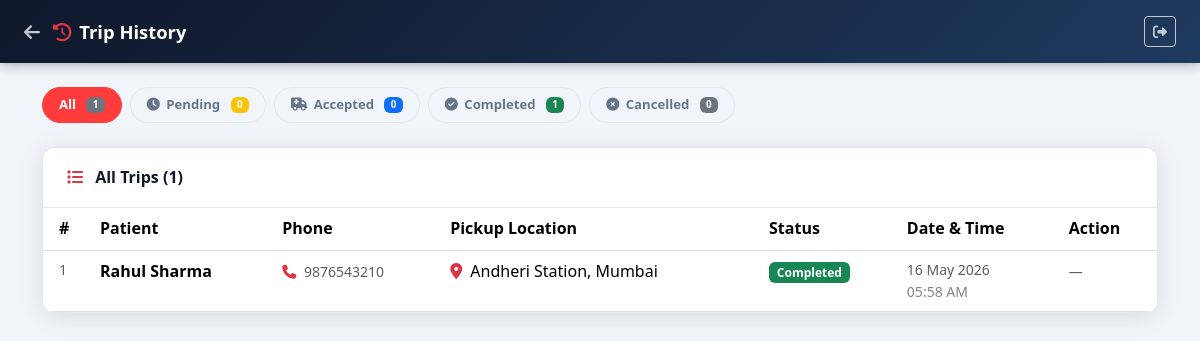
/driver/trips.php (signed in), run on the app's committed database.
### tables this page shows
CREATE TABLE IF NOT EXISTS requests (
    id           INT AUTO_INCREMENT PRIMARY KEY,
    user_id      INT          NOT NULL,
    ambulance_id INT          NOT NULL,
    location     VARCHAR(255) NOT NULL,
    status       ENUM('pending','accepted','completed','cancelled') NOT NULL DEFAULT 'pending',
    created_at   TIMESTAMP DEFAULT CURRENT_TIMESTAMP,
    FOREIGN KEY (user_id)      REFERENCES users(id)      ON DELETE CASCADE,
    FOREIGN KEY (ambulance_id) REFERENCES ambulances(id) ON DELETE CASCADE
);

CREATE TABLE IF NOT EXISTS users (
    id         INT AUTO_INCREMENT PRIMARY KEY,
    name       VARCHAR(100)  NOT NULL,
    phone      VARCHAR(20)   NOT NULL,
    email      VARCHAR(150)  NOT NULL UNIQUE,
    password   VARCHAR(255)  NOT NULL,
    created_at TIMESTAMP     DEFAULT CURRENT_TIMESTAMP
);

### driver/trips.php (the view, shortened to what this page needs)
<?php
$ambId      = $_SESSION['driver_amb_id'];
$db         = getDB();
$statusFilter = $_GET['status'] ?? '';
$allowed      = ['pending','accepted','completed','cancelled'];
$sql    = "SELECT r.id, r.location, r.status, r.created_at,
                  u.name AS user_name, u.phone AS user_phone
           FROM requests r
           JOIN users u ON r.user_id = u.id
           WHERE r.ambulance_id = ?";
$params = [$ambId];
$types  = 'i';
$sql .= " ORDER BY r.created_at DESC";
$stmt = $db->prepare($sql);
$stmt->bind_param($types, ...$params);
$stmt->execute();
$trips = $stmt->get_result();
$counts = [];
foreach ($allowed as $s) {
    $counts[$s] = $db->query("SELECT COUNT(*) AS c FROM requests WHERE ambulance_id=$ambId AND status='$s'")->fetch_assoc()['c'];
}
?>
<!DOCTYPE html>
<html lang="en">
<head>
    <link href="https://cdn.jsdelivr.net/npm/bootstrap@5.3.2/dist/css/bootstrap.min.css" rel="stylesheet">
    <link href="https://cdnjs.cloudflare.com/ajax/libs/font-awesome/6.5.0/css/all.min.css" rel="stylesheet">
    <link href="../assets/css/style.css" rel="stylesheet">
</head>
<body style="background:var(--light);">
<div class="driver-topbar">
    <div class="driver-topbar-brand">
        <a href="dashboard.php" class="text-white text-decoration-none me-2">
            <i class="fas fa-arrow-left opacity-75"></i>
        </a>
        <i class="fas fa-history text-danger me-2"></i>Trip History
    </div>
    <a href="logout.php" class="btn btn-sm btn-outline-light opacity-75">
        <i class="fas fa-sign-out-alt"></i>
    </a>
</div>
<div class="container py-4">
    <div class="d-flex flex-wrap gap-2 mb-4">
        <a href="trips.php"
           class="filter-pill <?= !$statusFilter ? 'active' : '' ?>">
            All <span class="badge bg-secondary ms-1"><?= array_sum($counts) ?></span>
        </a>
        <?php
        $pillMeta = [
            'pending'   => ['warning', 'fa-clock',         'pending-pill'],
            'accepted'  => ['primary', 'fa-ambulance',     'active-pill'],
            'completed' => ['success', 'fa-check-circle',  'completed-pill'],
            'cancelled' => ['secondary','fa-times-circle', 'cancelled-pill'],
        ];
        foreach ($pillMeta as $s => [$color, $icon, $cls]): ?>
        <a href="trips.php?status=<?= $s ?>"
           class="filter-pill <?= $statusFilter===$s ? $cls : '' ?>">
            <i class="fas <?= $icon ?>"></i>
            <?= ucfirst($s) ?>
            <span class="badge bg-<?= $color ?> ms-1"><?= $counts[$s] ?></span>
        </a>
        <?php endforeach; ?>
    </div>
    <div class="card-custom">
        <div class="card-custom-header">
            <h6 class="fw-700 mb-0">
                <i class="fas fa-list text-danger me-2"></i>
                <?= $statusFilter ? ucfirst($statusFilter) . ' Trips' : 'All Trips' ?>
                (<?= $trips->num_rows ?>)
            </h6>
        </div>
        <div class="card-custom-body p-0">
            <?php if ($trips->num_rows > 0): ?>
            <div class="table-responsive">
                <table class="table table-hover mb-0">
                    <thead style="background:var(--navy);color:rgba(255,255,255,.8);">
                        <tr>
                            <th class="ps-3">#</th>
                            <th>Patient</th>
                            <th>Phone</th>
                            <th>Pickup Location</th>
                            <th>Status</th>
                            <th>Date & Time</th>
                            <th>Action</th>
                        </tr>
                    </thead>
                    <tbody>
                        <?php while ($trip = $trips->fetch_assoc()): ?>
                        <tr>
                            <td class="ps-3 text-muted small"><?= $trip['id'] ?></td>
                            <td class="fw-600"><?= htmlspecialchars($trip['user_name']) ?></td>
                            <td>
                                <a href="tel:<?= $trip['user_phone'] ?>" class="text-muted small">
                                    <i class="fas fa-phone me-1 text-danger"></i>
                                    <?= htmlspecialchars($trip['user_phone']) ?>
                                </a>
                            </td>
                            <td>
                                <i class="fas fa-map-marker-alt me-1 text-danger"></i>
                                <?= htmlspecialchars($trip['location']) ?>
                            </td>
                            <td>
                                <?php
                                $b = ['pending'=>'warning','accepted'=>'primary','completed'=>'success','cancelled'=>'secondary'];
                                ?>
                                <span class="badge bg-<?= $b[$trip['status']] ?? 'secondary' ?>">
                                    <?= ucfirst($trip['status']) ?>
                                </span>
                            </td>
                            <td class="text-muted small">
                                <?= date('d M Y', strtotime($trip['created_at'])) ?><br>
                                <span class="opacity-75"><?= date('h:i A', strtotime($trip['created_at'])) ?></span>
                            </td>
                            <td>
                                <?php if ($trip['status'] === 'pending'): ?>
                                <form method="POST" action="update_request.php" class="d-inline">
                                    <input type="hidden" name="request_id" value="<?= $trip['id'] ?>">
                                    <input type="hidden" name="status" value="accepted">
                                    <button class="btn btn-sm btn-primary">
                                        <i class="fas fa-check"></i>
                                    </button>
                                </form>
                                <?php else: ?>
                                <span class="text-muted small">—</span>
                                <?php endif; ?>
                            </td>
                        </tr>
                        <?php endwhile; ?>
                    </tbody>
                </table>
            </div>
            <?php endif; ?>
        </div>
    </div>
</div>
</body>
</html>

### assets/css/style.css (style rules this page uses)
:root { --red: #ff3b3b; --red-dark: #cc0000; --navy: #0f172a; --navy-mid: #1e293b; --white: #ffffff; --light: #f1f5f9; --blue: #2563eb; --blue-dark: #1d4ed8; --text-muted: #64748b; --border: #e2e8f0; --shadow: 0 4px 24px rgba(0,0,0,.10); --shadow-lg: 0 8px 40px rgba(0,0,0,.16); --radius: 12px; --radius-sm: 8px; --transition: all .3s ease; }
*, *::before, *::after { box-sizing: border-box; margin: 0; padding: 0; }
html { scroll-behavior: smooth; }
body { font-family: 'Segoe UI', system-ui, -apple-system, sans-serif; background: var(--light); color: var(--navy); line-height: 1.6; }
a { text-decoration: none; color: inherit; }
.card-custom { background: var(--white); border-radius: var(--radius); box-shadow: var(--shadow); border: 1px solid var(--border); overflow: hidden; }
.card-custom-header { padding: 1.25rem 1.5rem; border-bottom: 1px solid var(--border); display: flex; align-items: center; justify-content: space-between; }
.card-custom-body { padding: 1.5rem; }
.fw-600 { font-weight: 600 !important; }
.fw-700 { font-weight: 700 !important; }

### driver/trips.php (style rules this page uses)
.driver-topbar { background: linear-gradient(135deg, #0f172a, #1e3a5f); padding: 1rem 1.5rem; display: flex; align-items: center; justify-content: space-between; position: sticky; top: 0; z-index: 100; box-shadow: 0 2px 12px rgba(0,0,0,.3); }
.driver-topbar-brand { font-size:1.15rem; font-weight:700; color:#fff; }
.filter-pill { display: inline-flex; align-items: center; gap: .4rem; padding: .4rem 1rem; border-radius: 50px; font-size: .82rem; font-weight: 600; border: 1.5px solid var(--border); color: var(--text-muted); text-decoration: none; transition: all .2s; }
.filter-pill:hover, .filter-pill.active { background: var(--red); color: #fff; border-color: var(--red); }

### data on the page
requests: id "1", user.name "Rahul Sharma", user.phone "9876543210", location "Andheri Station, Mumbai", status "Completed", created_at "16 May 2026", created_at "05:58 AM"

### other printed values
array_sum($counts) "1"
$s "Pending"
$counts[$s] "0"
$s "Accepted"
$s "Completed"
$counts[$s] "1"
$s "Cancelled"
$trips->num_rows "1"
